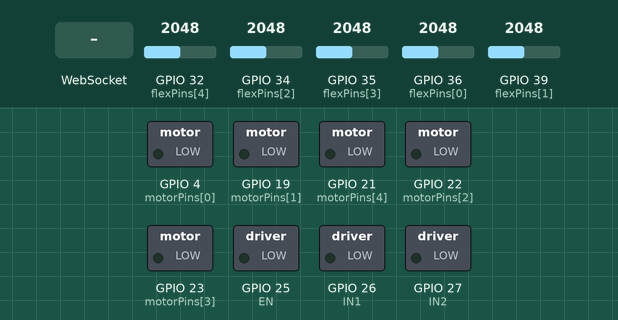
Bench run of a sketch on a simulated ESP32. Shown: switched loads named in the sketch (green lamp = pin HIGH). The test bench sets the inputs (shaded band); at power-on: GPIO 32 (flexPins[4]) = 2048, GPIO 34 (flexPins[2]) = 2048, GPIO 35 (flexPins[3]) = 2048, GPIO 36 (flexPins[0]) = 2048, GPIO 39 (flexPins[1]) = 2048. What the sketch prints to the serial monitor is not drawn.

Above: at 1.2 s.
1.3 s: WebSocket text "VIBRATE:" received
2.8 s: WebSocket text "GAME_OVER" received
5.8 s: WebSocket text "REMOVE:" received
Timing chart, 0 to 8.8 s (numbered marks = the images above; inputs shaded):
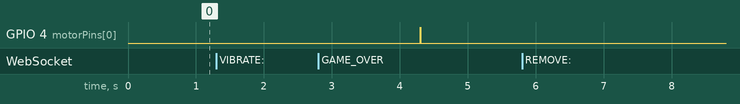

The sketch:

ESP_32_CODE.ino
```cpp
#include <WiFi.h>
#include <WebSocketsServer.h>

// WiFi Access Point credentials
const char* ssid = "ESP32_Game";
const char* password = "12345678";

// WebSocket server on port 8888
WebSocketsServer webSocket = WebSocketsServer(8888);

// Flex sensor analog input pins
const int flexPins[5] = {36, 39, 34, 35, 32};
int flexValues[5];
int mapped[5];

// Vibration motor digital output pins
const int motorPins[5] = {4, 19,22,23,21};
bool motorStates[5] = {false, false, false, false, false};
unsigned long motorStartTime[5] = {0, 0, 0, 0, 0};

const int VIBRATION_DURATION = 500;  // ms
const unsigned long sendInterval = 100;  // ms
unsigned long lastSentTime = 0;

// DC Motor control pins
const int EN = 25;
const int IN1 = 26;
const int IN2 = 27;

void setup() {
  Serial.begin(115200);

  // Set up WiFi Access Point
  WiFi.softAP(ssid, password);
  Serial.println("WiFi Access Point Started");
  Serial.print("IP Address: ");
  Serial.println(WiFi.softAPIP());

  // Initialize WebSocket
  webSocket.begin();
  webSocket.onEvent(webSocketEvent);

  // Set up vibration motor pins
  for (int i = 0; i < 5; i++) {
    pinMode(motorPins[i], OUTPUT);
    digitalWrite(motorPins[i], LOW);
    motorStates[i] = false;
  }

  // Set up DC motor control pins
  pinMode(EN, OUTPUT);
  pinMode(IN1, OUTPUT);
  pinMode(IN2, OUTPUT);
  digitalWrite(EN, LOW);  // Motor off
  digitalWrite(IN1, LOW);
  digitalWrite(IN2, LOW);
}

void loop() {
  webSocket.loop();

  // Send sensor data every 100ms
  if (millis() - lastSentTime >= sendInterval) {
    readFlexSensors();
    sendFlexData();
    printStatusToSerial();
    lastSentTime = millis();
  }

  // Handle vibration motor timeouts
  for (int i = 0; i < 5; i++) {
    if (motorStates[i] && millis() - motorStartTime[i] >= VIBRATION_DURATION) {
      digitalWrite(motorPins[i], LOW);
      motorStates[i] = false;
    }
  }
}

void readFlexSensors() {
  for (int i = 0; i < 5; i++) {
    int raw = analogRead(flexPins[i]);
    mapped[i] = map(raw, 0, 4095, 0, 1000);
    flexValues[i] = mapped[i];
  }
}

void sendFlexData() {
  String message = "FLEX:";
  for (int i = 0; i < 5; i++) {
    message += String(flexValues[i]);
    if (i < 4) message += " ";
  }
  webSocket.broadcastTXT(message);
}

void printStatusToSerial() {
  Serial.print("Flex Values => ");
  for (int i = 0; i < 5; i++) {
    Serial.print("F" + String(i + 1) + ": " + String(flexValues[i]) + " ");
  }
  Serial.println();

  Serial.print("Motor States => ");
  for (int i = 0; i < 5; i++) {
    Serial.print("M" + String(i + 1) + ": ");
    Serial.print(motorStates[i] ? "1" : "0");
    Serial.print(" ");
  }
  Serial.println("\n");
}

void webSocketEvent(uint8_t client, WStype_t type, uint8_t * payload, size_t length) {
  if (type == WStype_TEXT) {
    String msg = String((char *)payload);
    Serial.println("Received: " + msg);

    if (msg.startsWith("VIBRATE:")) {
      int index = msg.substring(8).toInt();
      if (index >= 0 && index < 5) {
        triggerVibration(index);
        Serial.println("🔔 Vibration triggered for motor " + String(index));

        // Trigger DC motor only when second vibration motor (index 1) is triggered
        if (index == 1) {
          runDCMotorSequence();
        }
      }
    } else if (msg == "GAME_OVER") {
      for (int i = 0; i < 5; i++) {
        digitalWrite(motorPins[i], LOW);
        motorStates[i] = false;
      }
    } else if (msg.startsWith("REMOVE:")) {
      int index = msg.substring(7).toInt();
      if (index >= 0 && index < 5) {
        digitalWrite(motorPins[index], LOW);
        motorStates[index] = false;
      }
    }
  }
}

void triggerVibration(int index) {
  delay(3000);
  digitalWrite(motorPins[index], HIGH);
  motorStates[index] = true;
  motorStartTime[index] = millis();
}

// DC motor ON full power in both directions, no speed control
void runDCMotorSequence() {
  // Anticlockwise
  digitalWrite(IN1, LOW);
  digitalWrite(IN2, HIGH);
  digitalWrite(EN, HIGH);
  Serial.println("DC Motor rotating ANTICLOCKWISE (full speed)");
  delay(1000);
  // Clockwise
  digitalWrite(IN1, HIGH);
  digitalWrite(IN2, LOW);
  digitalWrite(EN, HIGH);
  Serial.println("DC Motor rotating CLOCKWISE (full speed)");
  delay(1000);

  // Stop
  digitalWrite(IN1, LOW);
  digitalWrite(IN2, LOW);
  digitalWrite(EN, LOW);
  Serial.println("DC Motor stopped");
}
```

Measured:
- after the input at 1.3 s, every drawn part: stays the same
- after the input at 5.8 s, every drawn part: stays the same
